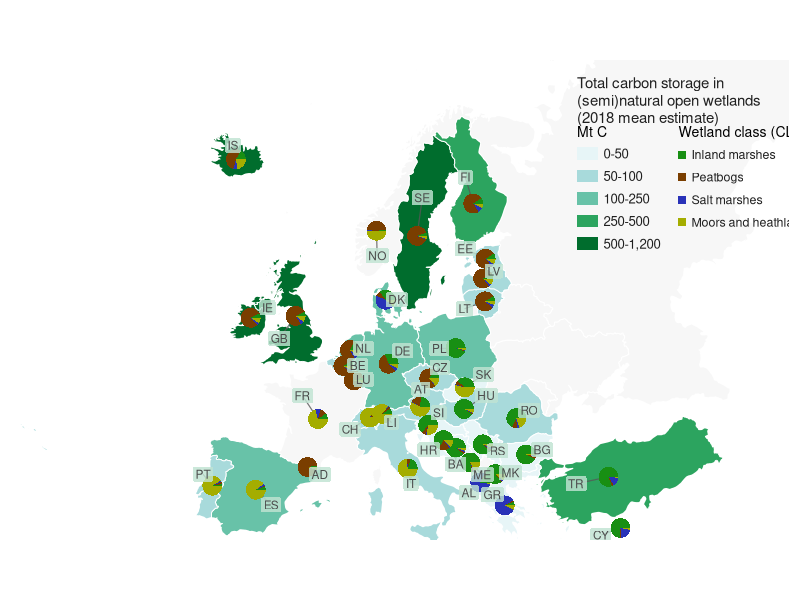
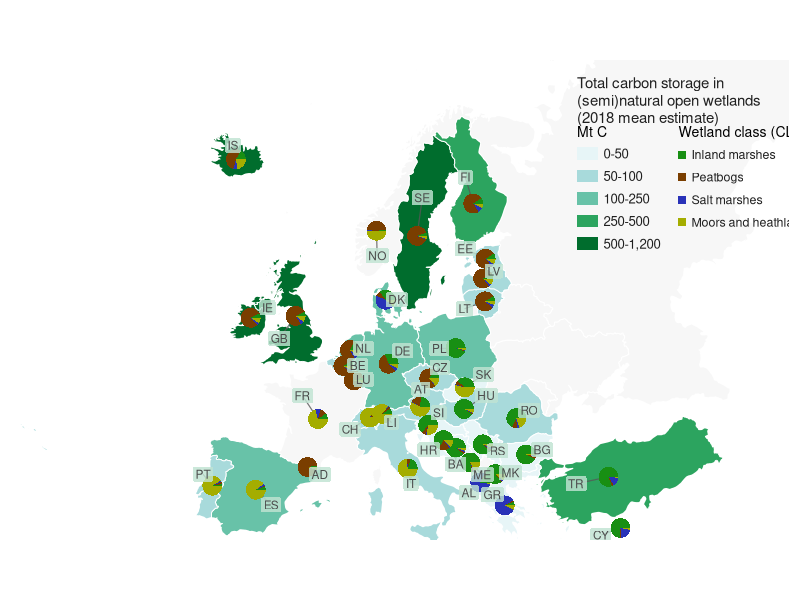

Generate these figures, in order, with R:
## ---- chunk 1
knitr::opts_chunk$set(
  echo = TRUE,
  warning = FALSE,
  message = FALSE,
  fig.align = "center",
  fig.retina = 2
)

library(dplyr)
library(ggplot2)
library(rnaturalearth)
library(sf)
library(tibble)

set.seed(1031)
## ---- chunk 2
country_data <- tribble(
  ~iso_a2, ~country, ~lon, ~lat, ~label_lon, ~label_lat, ~carbon_mt, ~inland_base, ~peat_base, ~salt_base, ~moor_base,
  "IS", "Iceland",          -18.8, 64.9, -20.5, 65.8,  520, 15, 55,  8, 22,
  "IE", "Ireland",           -8.2, 53.4,  -6.3, 54.5,  610,  7, 82,  3,  8,
  "GB", "United Kingdom",    -2.3, 54.3,  -3.9, 52.3,  720,  7, 77,  5, 11,
  "NO", "Norway",             8.5, 61.7,   8.7, 59.7,  980,  2, 48,  1, 49,
  "SE", "Sweden",            15.2, 61.2,  16.7, 64.2, 1100,  5, 88,  1,  6,
  "FI", "Finland",           25.5, 63.1,  25.2, 65.3,  420,  8, 76,  8,  8,
  "DK", "Denmark",           10.0, 56.2,  11.6, 56.2,  165, 35,  8, 45, 12,
  "EE", "Estonia",           25.4, 58.6,  22.6, 59.7,   88, 11, 76,  5,  8,
  "LV", "Latvia",            24.4, 57.1,  26.2, 57.5,   82,  9, 77,  4, 10,
  "LT", "Lithuania",         24.0, 55.3,  21.0, 55.0,   78,  8, 82,  4,  6,
  "NL", "Netherlands",        5.4, 52.1,   7.1, 52.3,  120, 16, 68,  5, 11,
  "BE", "Belgium",            4.7, 50.8,   6.5, 50.9,   72,  8, 82,  4,  6,
  "LU", "Luxembourg",         6.1, 49.7,   7.3, 49.8,   34,  4, 91,  1,  4,
  "FR", "France",             2.2, 46.4,   0.1, 48.1,  225, 10, 12,  9, 69,
  "DE", "Germany",           10.4, 51.1,  12.2, 52.1,  240, 31, 56,  5,  8,
  "PL", "Poland",            19.1, 52.0,  17.0, 52.1,  180, 93,  2,  1,  4,
  "CH", "Switzerland",        8.2, 46.8,   6.0, 45.8,   64,  4, 12,  1, 83,
  "LI", "Liechtenstein",      9.6, 47.1,  10.7, 46.4,   18,  7,  7,  1, 85,
  "AT", "Austria",           14.1, 47.6,  14.3, 49.0,   76, 24, 18,  1, 57,
  "CZ", "Czechia",           15.4, 49.8,  16.8, 50.6,   54, 16, 68,  1, 15,
  "SK", "Slovakia",          19.6, 48.8,  22.1, 49.6,   50, 37,  7,  2, 54,
  "HU", "Hungary",           19.2, 47.1,  22.0, 47.9,   58, 91,  2,  1,  6,
  "SI", "Slovenia",          14.9, 46.1,  16.2, 47.0,   41, 66,  6,  1, 27,
  "HR", "Croatia",           16.5, 44.8,  14.8, 44.1,   47, 67, 18,  3, 12,
  "BA", "Bosnia and Herz.",   17.8, 44.1,  17.6, 42.8,   39, 89,  4,  2,  5,
  "RS", "Serbia",            20.8, 44.1,  22.3, 43.4,   44, 91,  2,  2,  5,
  "ME", "Montenegro",        19.2, 42.8,  20.3, 41.7,   27, 76,  4,  2, 18,
  "AL", "Albania",           20.0, 41.1,  18.7, 40.4,   25, 16,  2, 80,  2,
  "MK", "North Macedonia",   21.7, 41.6,  23.3, 41.5,   22, 86,  2,  2, 10,
  "BG", "Bulgaria",          25.3, 42.7,  27.1, 42.8,   46, 93,  2,  2,  3,
  "RO", "Romania",           25.0, 45.7,  26.6, 46.1,   84, 69,  8,  4, 19,
  "GR", "Greece",            22.2, 39.0,  21.1, 40.0,   48,  8,  2, 83,  7,
  "CY", "Cyprus",            33.0, 35.1,  31.0, 35.0,   18, 76,  2, 20,  2,
  "TR", "Türkiye",           33.2, 39.3,  29.8, 39.5,  320, 83,  2, 14,  1,
  "PT", "Portugal",          -8.0, 39.7,  -9.2, 40.4,   94,  3,  2,  3, 92,
  "ES", "Spain",             -3.5, 40.1,  -1.7, 39.1,  220,  5,  2,  4, 89,
  "AD", "Andorra",            1.6, 42.5,   3.0, 42.0,   12,  2, 92,  1,  5,
  "IT", "Italy",             12.4, 42.7,  12.7, 41.5,   95, 21,  5,  3, 71
) %>%
  rowwise() %>%
  mutate(
    inland = max(1, inland_base + rnorm(1, 0, 1.1)),
    peat = max(1, peat_base + rnorm(1, 0, 1.1)),
    salt = max(1, salt_base + rnorm(1, 0, 0.7)),
    moor = max(1, moor_base + rnorm(1, 0, 1.1)),
    total_share = inland + peat + salt + moor,
    inland = 100 * inland / total_share,
    peat = 100 * peat / total_share,
    salt = 100 * salt / total_share,
    moor = 100 * moor / total_share
  ) %>%
  ungroup() %>%
  select(-ends_with("_base"), -total_share) %>%
  mutate(
    carbon_class = cut(
      carbon_mt,
      breaks = c(-Inf, 50, 100, 250, 500, 1200),
      labels = c("0-50", "50-100", "100-250", "250-500", "500-1,200"),
      right = TRUE
    )
  )

write.csv(country_data, "synthetic_country_wetland_data.csv", row.names = FALSE)
country_data
## ---- chunk 3
crs_europe <- 3035

world <- ne_countries(scale = "medium", returnclass = "sf")

europe <- world %>%
  filter(continent == "Europe" | iso_a2 %in% c("TR", "CY")) %>%
  left_join(country_data %>% select(iso_a2, carbon_class), by = "iso_a2") %>%
  st_transform(crs_europe)

project_points <- function(data, lon_col, lat_col, x_name, y_name) {
  pts <- st_as_sf(
    data,
    coords = c(lon_col, lat_col),
    crs = 4326,
    remove = FALSE
  ) %>%
    st_transform(crs_europe)
  xy <- st_coordinates(pts)
  data[[x_name]] <- xy[, 1]
  data[[y_name]] <- xy[, 2]
  data
}

plot_data <- country_data %>%
  project_points("lon", "lat", "pie_x", "pie_y") %>%
  project_points("label_lon", "label_lat", "label_x", "label_y")

wetland_colours <- c(
  "Inland marshes" = "#188F13",
  "Peatbogs" = "#7A3E00",
  "Salt marshes" = "#2932B8",
  "Moors and heathland" = "#A4AD00"
)

carbon_colours <- c(
  "0-50" = "#E7F5F7",
  "50-100" = "#A8DADB",
  "100-250" = "#68C2A8",
  "250-500" = "#2CA45F",
  "500-1,200" = "#006D2D"
)

make_pies <- function(data, radius = 88000, points_per_slice = 36) {
  classes <- c("Inland marshes", "Peatbogs", "Salt marshes", "Moors and heathland")
  value_cols <- c("inland", "peat", "salt", "moor")
  pieces <- vector("list", nrow(data) * length(classes))
  k <- 1

  for (i in seq_len(nrow(data))) {
    values <- as.numeric(data[i, value_cols])
    angles <- c(0, cumsum(values / sum(values)) * 2 * pi)

    for (j in seq_along(classes)) {
      theta <- seq(angles[j], angles[j + 1], length.out = points_per_slice)
      pieces[[k]] <- tibble(
        iso_a2 = data$iso_a2[i],
        wetland_class = classes[j],
        piece = paste(data$iso_a2[i], j, sep = "_"),
        x = c(data$pie_x[i], data$pie_x[i] + radius * cos(theta), data$pie_x[i]),
        y = c(data$pie_y[i], data$pie_y[i] + radius * sin(theta), data$pie_y[i])
      )
      k <- k + 1
    }
  }

  bind_rows(pieces)
}

pie_polygons <- make_pies(plot_data)

carbon_legend <- tibble(
  label = names(carbon_colours),
  fill_key = names(carbon_colours),
  xmin = 6020000,
  xmax = 6210000,
  ymin = seq(4920000, 4120000, length.out = 5),
  ymax = ymin + 110000
)

wetland_legend <- tibble(
  label = names(wetland_colours),
  fill_key = names(wetland_colours),
  xmin = 6920000,
  xmax = 6990000,
  ymin = seq(4930000, 4330000, length.out = 4),
  ymax = ymin + 70000
)

fill_values <- c(carbon_colours, wetland_colours)

p <- ggplot() +
  geom_sf(
    data = europe,
    aes(fill = carbon_class),
    colour = "white",
    linewidth = 0.33,
    show.legend = FALSE
  ) +
  geom_segment(
    data = plot_data,
    aes(x = pie_x, y = pie_y, xend = label_x, yend = label_y),
    linewidth = 0.42,
    colour = "#565656",
    alpha = 0.80
  ) +
  geom_polygon(
    data = pie_polygons,
    aes(x = x, y = y, group = piece, fill = wetland_class),
    colour = NA
  ) +
  geom_label(
    data = plot_data,
    aes(x = label_x, y = label_y, label = iso_a2),
    size = 3.0,
    label.size = 0,
    label.padding = unit(0.18, "lines"),
    fill = scales::alpha("#BFE3D2", 0.82),
    colour = "#4B4B4B"
  ) +
  geom_rect(
    data = carbon_legend,
    aes(xmin = xmin, xmax = xmax, ymin = ymin, ymax = ymax, fill = fill_key),
    colour = NA
  ) +
  geom_text(
    data = carbon_legend,
    aes(x = xmax + 45000, y = (ymin + ymax) / 2, label = label),
    hjust = 0,
    size = 3.35,
    colour = "#202020"
  ) +
  geom_rect(
    data = wetland_legend,
    aes(xmin = xmin, xmax = xmax, ymin = ymin, ymax = ymax, fill = fill_key),
    colour = NA
  ) +
  geom_text(
    data = wetland_legend,
    aes(x = xmax + 45000, y = (ymin + ymax) / 2, label = label),
    hjust = 0,
    size = 3.15,
    colour = "#202020"
  ) +
  annotate(
    "text", x = 6020000, y = 5650000,
    label = "Total carbon storage in\n(semi)natural open wetlands\n(2018 mean estimate)",
    hjust = 0, vjust = 1, size = 3.8, lineheight = 0.96,
    colour = "#202020"
  ) +
  annotate("text", x = 6020000, y = 5170000, label = "Mt C", hjust = 0, size = 3.55) +
  annotate(
    "text", x = 6920000, y = 5170000,
    label = "Wetland class (CLC)", hjust = 0, size = 3.55
  ) +
  scale_fill_manual(values = fill_values, na.value = "#F7F7F7", guide = "none") +
  coord_sf(
    crs = st_crs(crs_europe),
    xlim = c(1000000, 7900000),
    ylim = c(1550000, 5800000),
    expand = FALSE,
    datum = NA,
    clip = "on"
  ) +
  theme_void(base_size = 12) +
  theme(
    plot.background = element_rect(fill = "white", colour = NA),
    panel.background = element_rect(fill = "white", colour = NA),
    plot.margin = margin(8, 8, 8, 8)
  )

ggsave(
  "europe_wetland_carbon_map.png",
  plot = p,
  width = 12.5,
  height = 8.4,
  dpi = 320,
  bg = "white"
)

p
